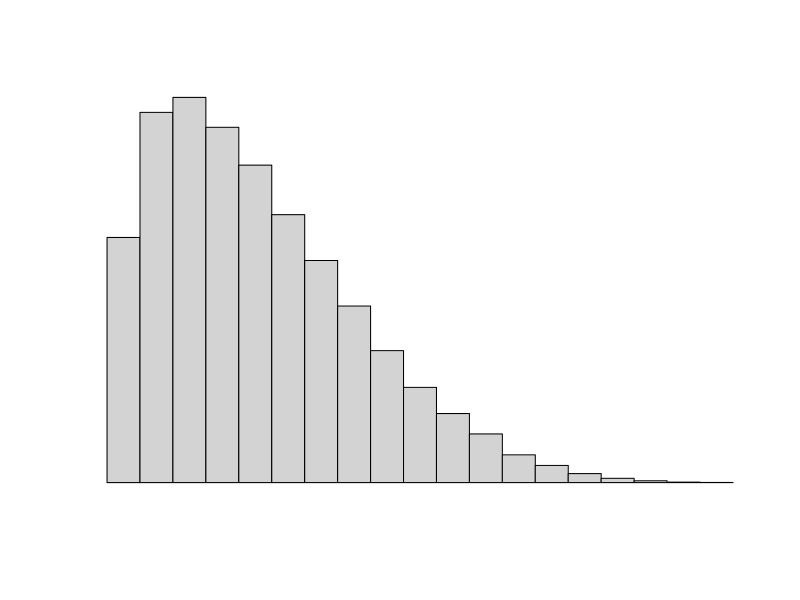
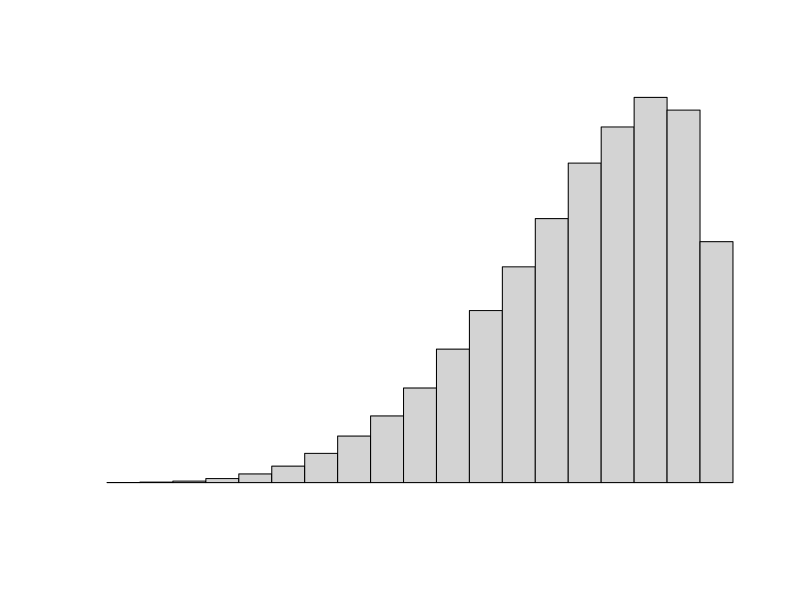

The R script that drew these images, in order:
## ---- chunk 1
knitr::opts_chunk$set(echo = TRUE, fig.width=4, fig.height=3, fig.align='center')
## ---- chunk 2
hist(rbeta(100000,1.5,5),xlab="",ylab="",axes=FALSE,main="")
## ---- chunk 3
hist(rbeta(100000,5,1.5),xlab="",ylab="",axes=FALSE,main="")
## ---- chunk 4
odd <- seq(1,99,by=2)
odd
## ---- chunk 5
odd <- odd[!( odd>60 & odd<80)]
odd
## ---- chunk 6
fnum <- fivenum(odd)
names(fnum)<-c("Min.","1st Qu.","Median", "3rd Qu.","Max.")
fnum
## ---- chunk 7
X <- c(8, 14, 9, 15, NA, 8,13, 2,9, NA)
NAPos <- which(is.na(X))
NAPos
## ---- chunk 8
nonNACount <- sum(!is.na(X))
nonNACount
## ---- chunk 9
X[NAPos] <- mean(X[!is.na(X)])
X
## ---- chunk 10
mtcarsByHP <- mtcars[order(mtcars$hp),]
mtcarsByHP
## ---- chunk 11
cylGt4GearGt3 <- sum( mtcars$cyl>4 & mtcars$gear>3 )
cylGt4GearGt3
